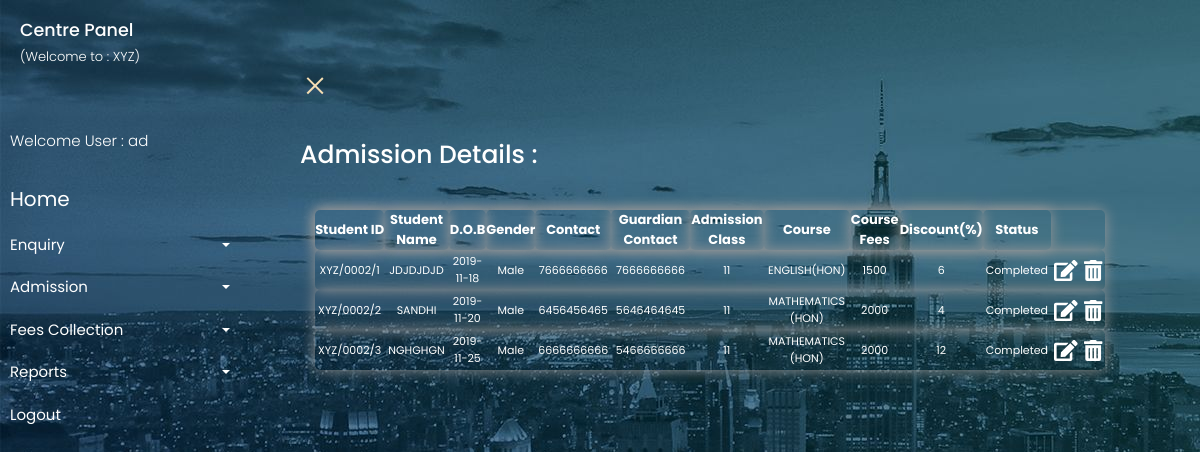
The app's page /Centre/AdmissionInfo.php (signed in) with its own data.
### tables this page shows
CREATE TABLE `centre_details` (
  `id` int(100) NOT NULL,
  `cen_id` varchar(255) DEFAULT NULL,
  `cen_name` varchar(255) DEFAULT NULL,
  `cen_address` varchar(255) DEFAULT NULL,
  `cen_state` varchar(255) DEFAULT NULL,
  `cen_pin` varchar(255) DEFAULT NULL,
  `cen_location` varchar(255) DEFAULT NULL,
  `per_name` varchar(255) DEFAULT NULL,
  `per_phone` varchar(255) DEFAULT NULL,
  `per_email_address` varchar(255) DEFAULT NULL,
  `user_name` varchar(255) DEFAULT NULL,
  `user_password` varchar(255) DEFAULT NULL
);

CREATE TABLE `admission_details` (
  `id` int(100) NOT NULL,
  `centre_id` varchar(255) DEFAULT NULL,
  `centre_name` varchar(255) DEFAULT NULL,
  `centre_location` varchar(255) DEFAULT NULL,
  `student_id` varchar(255) NOT NULL,
  `student_name` varchar(255) DEFAULT NULL,
  `student_dob` varchar(255) DEFAULT NULL,
  `student_gender` varchar(255) DEFAULT NULL,
  `present_add` varchar(255) DEFAULT NULL,
  `permanent_add` varchar(255) DEFAULT NULL,
  `student_phone` varchar(255) DEFAULT NULL,
  `student_email` varchar(255) DEFAULT NULL,
  `gur_phone` varchar(255) DEFAULT NULL,
  `past_board` varchar(255) DEFAULT NULL,
  `eng_marks` varchar(255) DEFAULT NULL,
  `ls_marks` varchar(255) DEFAULT NULL,
  `ps_marks` varchar(255) DEFAULT NULL,
  `math_marks` varchar(255) DEFAULT NULL,
  `past_edu_agg` varchar(255) DEFAULT NULL,
  `present_school` varchar(255) DEFAULT NULL,
  `present_board` varchar(255) DEFAULT NULL,
  `id_proof` varchar(255) DEFAULT NULL,
  `additioanl_number` varchar(255) DEFAULT NULL,
  `photo_upload` varchar(255) DEFAULT NULL,
  `marksheet_upload` varchar(255) DEFAULT NULL,
  `admission_document_upload` varchar(255) DEFAULT NULL,
  `id_proof_upload` varchar(255) DEFAULT NULL,
  `student_course` varchar(255) DEFAULT NULL,
  `student_class` varchar(255) DEFAULT NULL,
  `ad_start_date` varchar(255) DEFAULT NULL,
  `ad_end_date` varchar(255) DEFAULT NULL,
  `course_fees` varchar(255) DEFAULT NULL,
  `discount` varchar(255) DEFAULT NULL,
  `net_payment` varchar(255) DEFAULT NULL,
  `status` varchar(255) DEFAULT NULL,
  `created_dttm` varchar(255) DEFAULT NULL,
  `modified_dttm` varchar(255) DEFAULT NULL
);

### Centre/AdmissionInfo.php (the view, shortened to what this page needs)
<?php
$con=mysqli_connect("localhost","root","root","demo");
$sta=mysqli_query($con,"select cen_id,user_name,cen_name from centre_details where cen_id='".$_SESSION['user']."'");
$stat=  mysqli_fetch_assoc($sta);
$stcen_id = $stat['cen_id'];
$cen_name = $stat["cen_name"];
$cen_per = $stat["user_name"];
$result = mysqli_query($con,"SELECT * FROM centre_details WHERE cen_id='".$_SESSION['user']."'");
                    while($row = mysqli_fetch_array($result))
                      {
?>
<html>
    <head>
		<link type="text/css" rel="stylesheet" href="css/login.css"></link>
        <link rel="stylesheet" href="bootstrap/bootstrap.min.css">
         <link rel="stylesheet" href="bootstrap/bootstrap-theme.min.css">
        <link type="text/css" rel="stylesheet" href="css/admform.css"></link>
       <link rel="stylesheet" href="https://cdnjs.cloudflare.com/ajax/libs/font-awesome/4.7.0/css/font-awesome.min.css">
		<link rel="stylesheet" href="https://stackpath.bootstrapcdn.com/bootstrap/4.1.0/css/bootstrap.min.css">
		<link type="text/css" rel="stylesheet" href="css/style5.css"></link>
    </head>
    <body style="background-image:url(./images/03.jpg) ">
		 <div class="wrapper">
        <nav id="sidebar">
            <div class="sidebar-header">
                <h3>Centre Panel</h3>
				<p style = "font-size:13px; color:white;">(Welcome to : <?php echo $cen_name ?>)</p>
            </div>
            <ul class="list-unstyled components">
                <p style = "font-size:15px;">Welcome User : <?php echo $cen_per ?></p>
                <li class="active">
                    <a href="home.php" aria-expanded="false">Home</a>
                </li>
				<li>
                    <a href="#enquirySubmenu" data-toggle="collapse" aria-expanded="false" class="dropdown-toggle">Enquiry</a>
                </li>
				<li>
                    <a href="#admissionSubmenu" data-toggle="collapse" aria-expanded="false" class="dropdown-toggle">Admission</a>
                </li>
				<li>
                    <a href="#feesSubmenu" data-toggle="collapse" aria-expanded="false" class="dropdown-toggle">Fees Collection</a>
                </li>
				<li>
                    <a href="#reportSubmenu" data-toggle="collapse" aria-expanded="false" class="dropdown-toggle">Reports</a>
                </li>
                <li>
                    <a href="logout.php">Logout</a>
                </li>
            </ul>
        </nav>
        <div id="content">
				<nav class="navbar navbar-expand-lg  ">
					<div class="container-fluid">
						<button type="button" id="sidebarCollapse" class="navbar-btn">
							<span></span>
						</button>
						<div class="collapse navbar-collapse" id="navbarSupportedContent">
							<ul class="nav navbar-nav ml-auto">
									<div class='speech-bubble' style = "position: relative;margin: .5em auto; padding: 1em;  width: 10em; height: 4em;  border-radius: .25em; background: transparent;  font: 2em/4 Century Gothic, Verdana, sans-serif;  text-align: center;">
									</div>
							</ul>
						</div>
					</div>
					<?php
					  }
					?>
				</nav>
				<div class="container" style = "margin-top: -50px;">
				<div class="tab-content">
					<div class="container-fluid">
                            <div class="row" style = "width: 100%;">
                               <div class="col-sm-12" style = "margin-top: 0%; margin-left: 0%;">
									<h1 style = "Color: white; margin-bottom: 40px;"> Admission Details : </h1>
									<div class="col-sm-12">
											<table style="width:100%; font-size: larger;">
												<tr style = "text-align: center; box-shadow: 0px 0px 14px #999999;border-radius:5px; color: white;font-size: 13px;">
													<th style = "text-align: center; box-shadow: 0px 0px 14px #999999;border-radius:5px; color: white;">Student ID</th>
													<th style = "text-align: center; box-shadow: 0px 0px 14px #999999;border-radius:5px; color: white;">Student Name</th>
													<th style = "text-align: center; box-shadow: 0px 0px 14px #999999;border-radius:5px; color: white;">D.O.B</th>
													<th style = "text-align: center; box-shadow: 0px 0px 14px #999999;border-radius:5px; color: white;">Gender</th>
													<th style = "text-align: center; box-shadow: 0px 0px 14px #999999;border-radius:5px; color: white;">Contact</th>
													<th style = "text-align: center; box-shadow: 0px 0px 14px #999999;border-radius:5px; color: white;">Guardian Contact</th>
													<th style = "text-align: center; box-shadow: 0px 0px 14px #999999;border-radius:5px; color: white;">Admission Class</th>
													<th style = "text-align: center; box-shadow: 0px 0px 14px #999999;border-radius:5px; color: white;">Course</th>
													<th style = "text-align: center; box-shadow: 0px 0px 14px #999999;border-radius:5px; color: white;">Course Fees</th>
													<th style = "text-align: center; box-shadow: 0px 0px 14px #999999;border-radius:5px; color: white;">Discount(%)</th>
													<th style = "text-align: center; box-shadow: 0px 0px 14px #999999;border-radius:5px; color: white;">Status</th>
												</tr>
												<?php
															mysqli_select_db( $con,"admission_details");
															$sql = "SELECT * FROM admission_details where centre_id = '".$stcen_id."'";
															$result = mysqli_query($con, $sql);
															if (mysqli_num_rows($result) > 0) {
																while($row = mysqli_fetch_assoc($result)) {
																	?>
																	<tr style = "text-align: center; box-shadow: 0px 0px 14px #999999;border-radius:5px; color: white; font-size: 11px;">
																	<td style = "padding: 3px;"><?php echo  $row["student_id"]?></td>
																	<td style = "padding: 3px;"><?php echo  $row["student_name"]?></td>
																	<td style = "padding: 3px;"><?php echo  $row["student_dob"]?></td>
																	<td style = "padding: 3px;"><?php echo  $row["student_gender"]?></td>
																	<td style = "padding: 3px;"><?php echo  $row["student_phone"]?></td>
																	<td style = "padding: 3px;"><?php echo  $row["gur_phone"]?></td>
																	<td style = "padding: 3px;"><?php echo  $row["student_class"]?></td>
																	<td style = "padding: 3px;"><?php echo  $row["student_course"]?></td>
																	<td style = "padding: 3px;"><?php echo  $row["course_fees"]?></td>
																	<td style = "padding: 3px;"><?php echo  $row["discount"]?></td>
																	<td style = "padding: 3px;"><?php echo  $row["status"]?></td>
																	<td style = "padding: 3px;"><a href="Step1Edit.php?student_id=<?php echo  $row["student_id"]?>"><i class="fas fa-edit" style="font-size:21px"></i></a></td>
																	<td style = "padding: 3px;"><a href="AdmissionInfo.php?student_id=<?php echo  $row["student_id"]?>"><i class='fas fa-trash-alt' style='font-size:21px'></a></i></td>
																	</tr>
																	<?php
																}
															}
														?>
											</table>
									</div>
								</div>
							</div>
					</div>
				</div>
			</div>
			</div>
		</div>
    </body>
</html>

### Centre/css/login.css (style rules this page uses)
body { background-color: #f8f6f6; }

### Centre/css/style5.css (style rules this page uses)
body { font-family: 'Poppins', sans-serif; background: #fafafa; }
p { font-family: 'Poppins', sans-serif; font-size: 1.1em; font-weight: 300; line-height: 1.7em; color: #999; }
a, a:hover, a:focus { color: inherit; text-decoration: none; transition: all 0.3s; }
.navbar { padding: 15px 10px; background: transparent; border: none; border-radius: 0; margin-bottom: 40px; # box-shadow: 1px 1px 3px rgba(0, 0, 0, 0.1); }
.navbar-btn { box-shadow: none; outline: none !important; border: none; }
.wrapper { display: flex; width: 100%; align-items: stretch; perspective: 1500px; }
#sidebar { min-width: 250px; max-width: 250px; background: transparent; color: #fff; transition: all 0.6s cubic-bezier(0.945, 0.020, 0.270, 0.665); transform-origin: bottom left; }
#sidebar .sidebar-header { padding: 20px; background: transparent; }
#sidebar ul.components { padding: 20px 0; ##border-bottom: 1px solid #47748b; }
#sidebar ul p { color: #fff; padding: 10px; }
#sidebar ul li a { padding: 10px; font-size: 15px; display: inherit; }
#sidebar ul li.active > a, a[aria-expanded="true"] { color: #fff; background: transparent; font-size: 20px; }
a[data-toggle="collapse"] { position: relative; }
.dropdown-toggle::after { display: block; position: absolute; top: 50%; right: 20px; transform: translateY(-50%); }
#content { width: 100%; padding: 20px; min-height: 100vh; transition: all 0.3s; }
#sidebarCollapse { width: 40px; height: 40px; background: transparent; cursor: pointer; }
#sidebarCollapse span { width: 80%; height: 2px; margin: 0 auto; display: block; background: wheat; transition: all 0.8s cubic-bezier(0.810, -0.330, 0.345, 1.375); transition-delay: 0.2s; }
#sidebarCollapse span:last-of-type { transform: rotate(-45deg) translate(1px, -1px); }

### records on screen
centre_details: cen_name "XYZ", user_name "ad"
admission_details: student_id "XYZ/0002/1", student_name "JDJDJDJD", student_dob "2019-11-18", student_gender "Male", student_phone "7666666666", gur_phone "7666666666", student_class "11", student_course "ENGLISH(HON)", course_fees "1500", discount "6", status "Completed"
admission_details: student_id "XYZ/0002/2", student_name "SANDHI", student_dob "2019-11-20", student_gender "Male", student_phone "6456456465", gur_phone "5646464645", student_class "11", student_course "MATHEMATICS (HON)", course_fees "2000", discount "4", status "Completed"
admission_details: student_id "XYZ/0002/3", student_name "NGHGHGN", student_dob "2019-11-25", student_gender "Male", student_phone "6666666666", gur_phone "5466666666", student_class "11", student_course "MATHEMATICS (HON)", course_fees "2000", discount "12", status "Completed"
